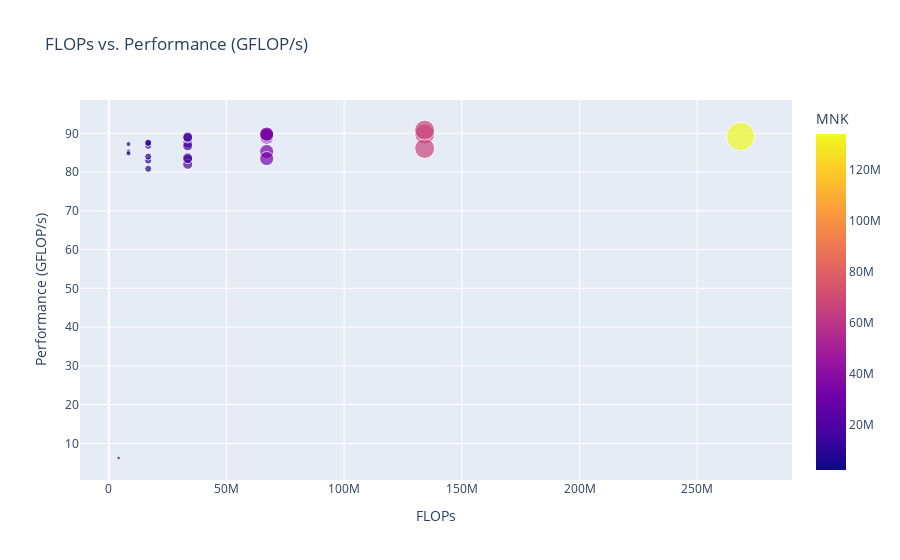

Notebook code for this chart:
### Code cell
# File path
file_path = "gemmtask1.csv"

# Load CSV data
df = pd.read_csv(file_path)

# Calculate MNK for better visualization
df['MNK'] = df['M'] * df['N'] * df['K']

# Create a scatter plot for FLOPs vs. Performance(GFLOP/s)
fig = px.scatter(
    df,
    x='FLOPs',
    y='Performance(GFLOP/s)',
    size='MNK',  # Bubble size based on MNK
    color='MNK',  # Color based on MNK
    hover_data={'M': True, 'N': True, 'K': True, 'AverageTime(ms)': True},
    title="FLOPs vs. Performance (GFLOP/s)",
    labels={"FLOPs": "FLOPs", "Performance(GFLOP/s)": "Performance (GFLOP/s)"},
)

# Show the plot
fig.show()

### Figure 1 — Plotly figure (JSON) as saved in the notebook; plotly's stock layout.template omitted (floating-point values rounded to 4 significant figures)
{"data": [{"customdata": [[128, 128, 128, 0.6732], [128, 128, 256, 0.09835], [128, 128, 512, 0.2022], [128, 256, 128, 0.09618], [128, 256, 256, 0.1934], [128, 256, 512, 0.4007], [128, 512, 128, 0.1915], [128, 512, 256, 0.3834], [128, 512, 512, 0.7868], [256, 128, 128, 0.0989], [256, 128, 256, 0.1917], [256, 128, 512, 0.3867], [256, 256, 128, 0.1997], [256, 256, 256, 0.3778], [256, 256, 512, 0.7539], [256, 512, 128, 0.3769], [256, 512, 256, 0.7473], [256, 512, 512, 1.495], [512, 128, 128, 0.2075], [512, 128, 256, 0.4092], [512, 128, 512, 0.8039], [512, 256, 128, 0.402], [512, 256, 256, 0.7502], [512, 256, 512, 1.559], [512, 512, 128, 0.7474], [512, 512, 256, 1.478], [512, 512, 512, 3.01]], "hovertemplate": "FLOPs=%{x}<br>Performance (GFLOP/s)=%{y}<br>MNK=%{marker.color}<br>M=%{customdata[0]}<br>N=%{customdata[1]}<br>K=%{customdata[2]}<br>AverageTime(ms)=%{customdata[3]}<extra></extra>", "legendgroup": "", "marker": {"color": [2097152, 4194304, 8388608, 4194304, 8388608, 16777216, 8388608, 16777216, 33554432, 4194304, 8388608, 16777216, 8388608, 16777216, 33554432, 16777216, 33554432, 67108864, 8388608, 16777216, 33554432, 16777216, 33554432, 67108864, 33554432, 67108864, 134217728], "coloraxis": "coloraxis", "size": [2097152, 4194304, 8388608, 4194304, 8388608, 16777216, 8388608, 16777216, 33554432, 4194304, 8388608, 16777216, 8388608, 16777216, 33554432, 16777216, 33554432, 67108864, 8388608, 16777216, 33554432, 16777216, 33554432, 67108864, 33554432, 67108864, 134217728], "sizemode": "area", "sizeref": 335500.0, "symbol": "circle"}, "mode": "markers", "name": "", "orientation": "v", "showlegend": false, "type": "scatter", "x": [4194300, 8388610, 16777200, 8388610, 16777200, 33554400, 16777200, 33554400, 67108900, 8388610, 16777200, 33554400, 16777200, 33554400, 67108900, 33554400, 67108900, 134218000, 16777200, 33554400, 67108900, 33554400, 67108900, 134218000, 67108900, 134218000, 268435000], "xaxis": "x", "y": [6.23, 85.29, 82.95, 87.22, 86.77, 83.75, 87.63, 87.51, 85.3, 84.82, 87.52, 86.78, 84.01, 88.81, 89.01, 89.03, 89.81, 89.8, 80.84, 82.0, 83.48, 83.47, 89.46, 86.12, 89.79, 90.81, 89.19], "yaxis": "y"}], "layout": {"coloraxis": {"colorbar": {"title": {"text": "MNK"}}, "colorscale": [[0, "#0d0887"], [0.1111, "#46039f"], [0.2222, "#7201a8"], [0.3333, "#9c179e"], [0.4444, "#bd3786"], [0.5556, "#d8576b"], [0.6667, "#ed7953"], [0.7778, "#fb9f3a"], [0.8889, "#fdca26"], [1, "#f0f921"]]}, "legend": {"itemsizing": "constant", "tracegroupgap": 0}, "title": {"text": "FLOPs vs. Performance (GFLOP/s)"}, "xaxis": {"anchor": "y", "domain": [0, 1], "title": {"text": "FLOPs"}}, "yaxis": {"anchor": "x", "domain": [0, 1], "title": {"text": "Performance (GFLOP/s)"}}}}
